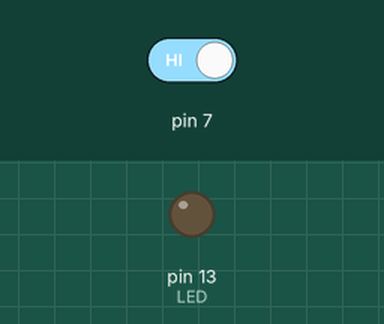
Simulated run of this sketch. Board: Arduino Uno, built with avr-gcc and run on an emulated ATmega328P. Parts: output pins drawn as LEDs (lit = HIGH). The test bench sets the inputs (shaded band); at power-on: pin 7 HIGH.

Above: at 1.2 s.
1.3 s: pin 7 driven LOW
At 3.7 s:
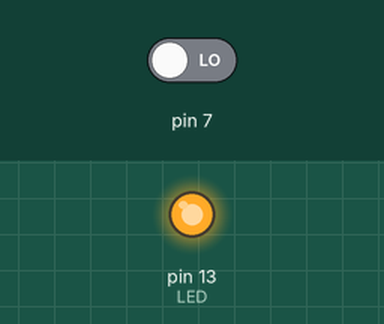
4.3 s: pin 7 driven HIGH
At 5.0 s:
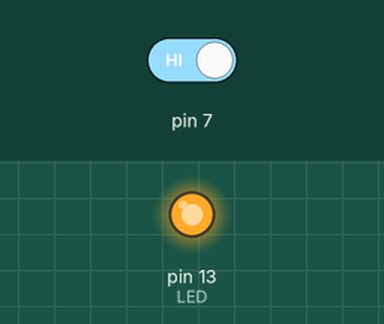
Timing chart, 0 to 7.3 s (numbered marks = the images above; inputs shaded):
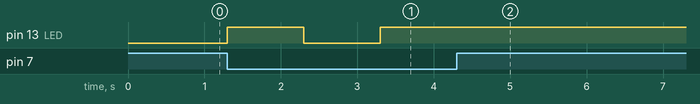

The sketch:

PulsadorRetentivo.ino
```cpp
// C++ code
//

# define LED 13 // Pino com nome LED
bool x=0; // Variável Booleana 0 ou 1

void setup()
{
  pinMode(7, INPUT);
  pinMode(13, OUTPUT);
}


void loop()
{
  if(digitalRead(7)==LOW && x==0)
  {digitalWrite(LED, HIGH);
  delay(1000);
  x=1;}
  if(digitalRead(7)==LOW && x==1)
  {digitalWrite(LED, LOW);
  delay(1000);
  x=0;
  }
}
```

Measured:
- after the input at 1.3 s, pin 13 (LED): LOW → HIGH at once, → LOW 1.0 s later, → HIGH 1.0 s later
- after the input at 4.3 s, pin 13 (LED): stops changing and stays HIGH
